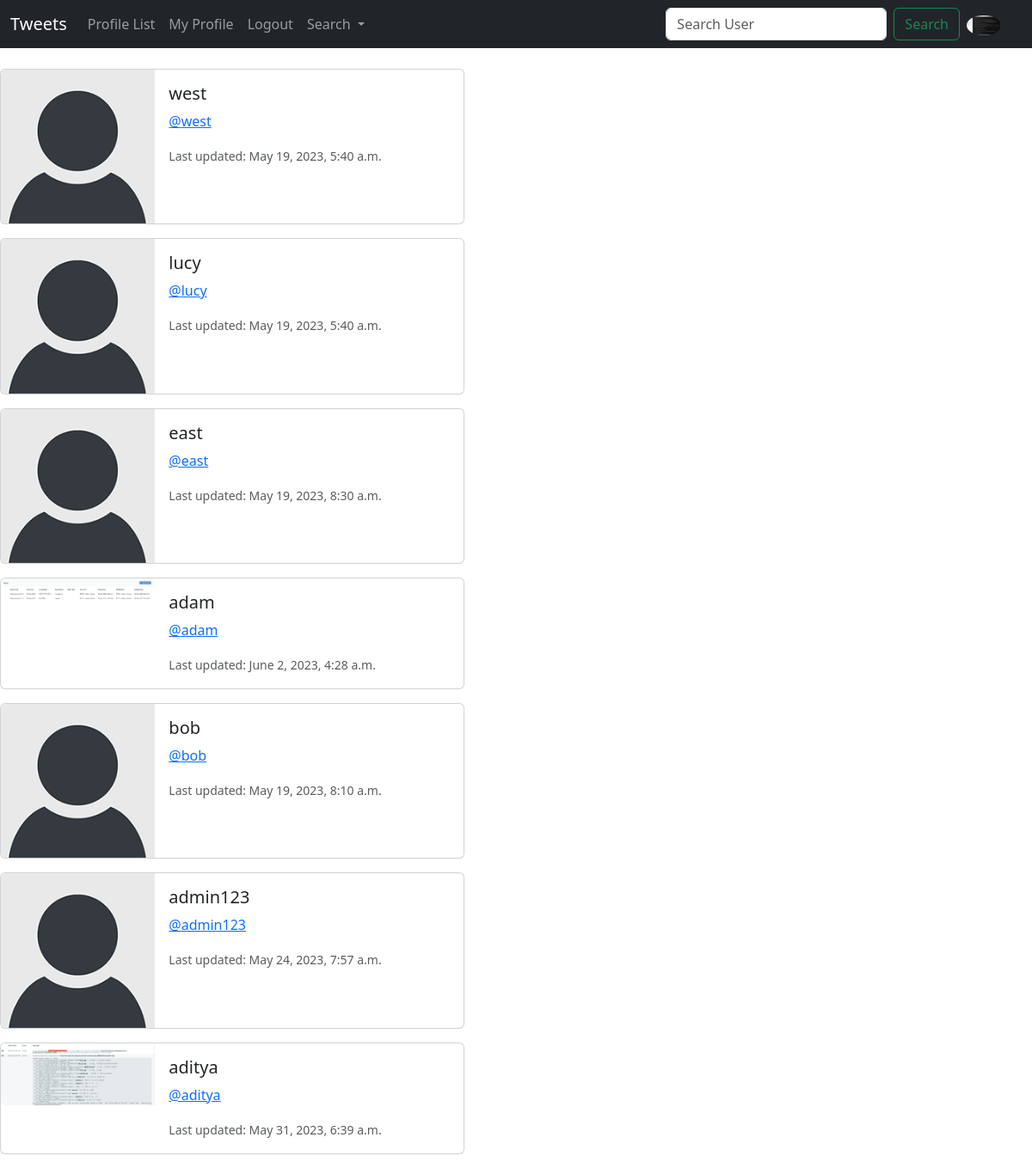
/profile_list/ (signed in), run on an earlier commit of the app's database.
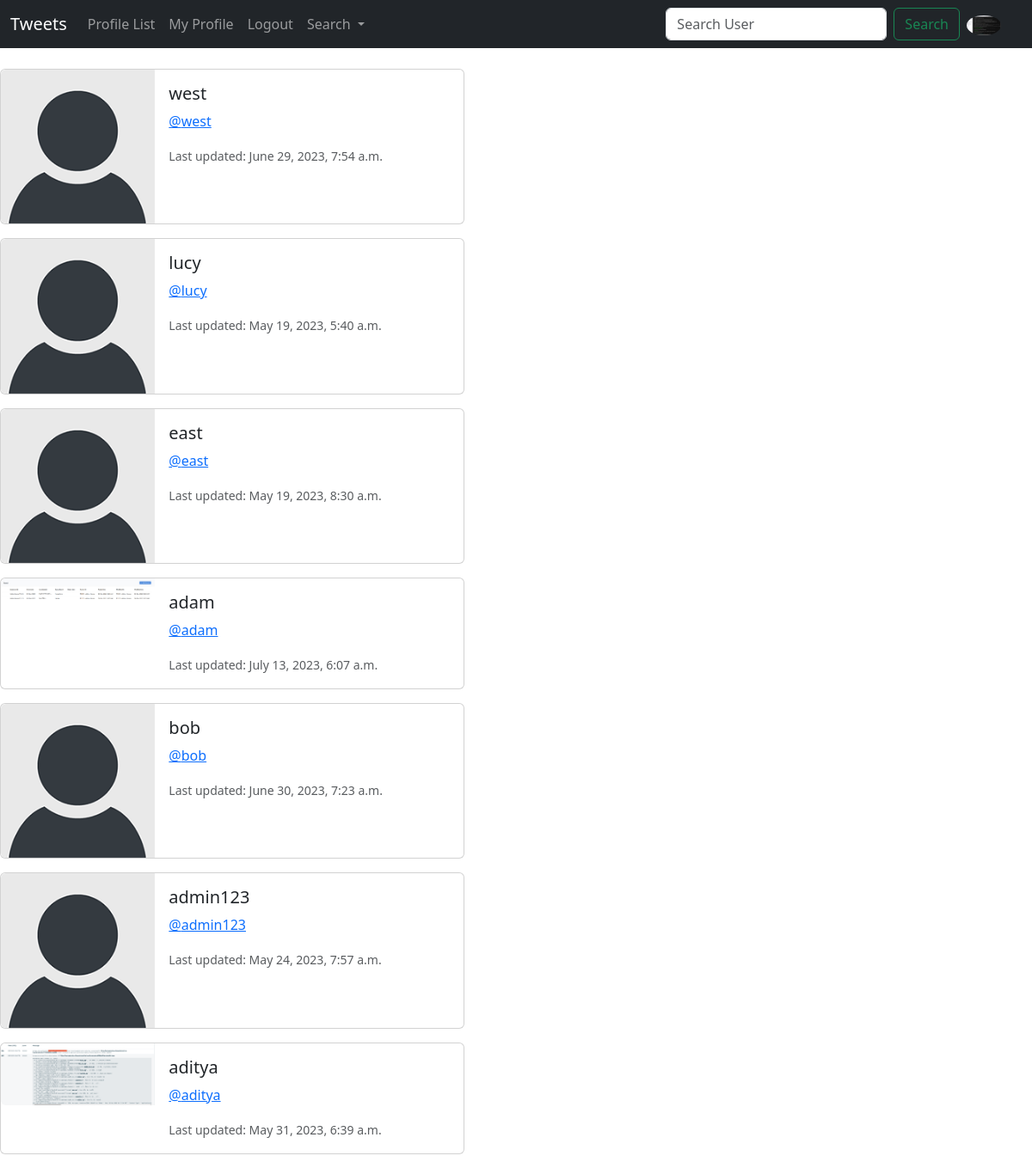
And on a later commit of the database.
### tweet/models.py (models this page shows, shortened)
class Profile(models.Model):
    user = models.OneToOneField(User, on_delete=models.CASCADE)
    follows = models.ManyToManyField(
        "self",
        related_name="followed_by",
        symmetrical=False,
        blank=True
    )
    date_modified = models.DateTimeField(User, auto_now=True)
    profile_image = models.ImageField(null=True, blank=True, upload_to='images/')
    profile_bio = models.CharField(null=True, blank=True, max_length=500)
    homepage_link = models.CharField(null=True, blank=True, max_length=100)
    facebook_link = models.CharField(null=True, blank=True, max_length=100)
    instagram_link = models.CharField(null=True, blank=True, max_length=100)
    linkedin_link = models.CharField(null=True, blank=True, max_length=100)

### tweet/views.py (the view)
# urls.py: path('profile_list/', views.profile_list, name='profile_list'),
def profile_list(request):
    if request.user.is_authenticated:
        profiles = Profile.objects.exclude(user=request.user)
        return render(request, 'tweet/profile_list.html', {'profiles': profiles})
    else:
        messages.warning(request, "You must be logged in to continue...")
        return redirect('home')

### templates/tweet/profile_list.html
{% extends 'base.html' %}
{% load static %}
{% block content %}
{% if profiles %}
{% for profile in profiles %}
<div class="card mb-3" style="max-width: 540px;">
    <div class="row g-0">
      <div class="col-md-4">
        {% if profile.profile_image %}
          <img src="{{profile.profile_image.url}}" alt="{{profile.user.username}}" width="200" height="200" class="img-fluid rounded-start">
        {% else %}
          <img src="{% static 'images/default_profile_pic.png' %}" class="img-fluid rounded-start" alt="Default profile pic">
        {% endif %}
      </div>
      <div class="col-md-8">
        <div class="card-body">
          <h5 class="card-title">{{profile.user.username}}</h5>
          <p class="card-text"><a href="{% url 'profile' profile.user.id %}">@{{profile.user.username}}</a></p>
          <p class="card-text"><small class="text-body-secondary">Last updated: {{profile.date_modified}}</small></p>
        </div>
      </div>
    </div>
  </div>
{% endfor %}
{% endif %}
{% endblock content %}

### templates/base.html (shortened to what this page needs)
<!doctype html>
<html lang="en">
  <head>
    <link href="https://cdn.jsdelivr.net/npm/bootstrap@5.3.0-alpha3/dist/css/bootstrap.min.css" rel="stylesheet"
>
    <link rel="stylesheet" href="https://cdn.jsdelivr.net/npm/bootstrap-icons@1.10.5/font/bootstrap-icons.css">
  </head>
  <body>
    {% include 'includes/navbar.html' %}
    <br>
    {% block content %}
    {% endblock content %}
  </body>
</html>

### templates/includes/navbar.html (shortened to what this page needs)
{% load static %}
<nav class="navbar navbar-expand-lg bg-dark navbar-dark">
    <div class="container-fluid">
      <a class="navbar-brand" href="{% url 'home' %}">Tweets</a>
      <div class="collapse navbar-collapse" id="navbarSupportedContent">
        <ul class="navbar-nav me-auto mb-2 mb-lg-0">
          <li class="nav-item">
            <a class="nav-link" href="{% url 'profile_list' %}">Profile List</a>
          </li>
          {% if request.user.is_authenticated %}
          <li class="nav-item">
            <a class="nav-link" href="{% url 'profile' request.user.id %}">My Profile</a>
          </li>
          <li class="nav-item">
            <a class="nav-link" href="{% url 'logout' %}">Logout</a>
          </li>
          {% endif %}
          <li class="nav-item dropdown">
            <a class="nav-link dropdown-toggle" href="#" id="navbarDropdown" role="button" data-bs-toggle="dropdown" aria-expanded="false">
              Search
            </a>
          </li>
        </ul>
        {% if '/profile_list/' in request.path or '/search_user/' in request.path %}
          <form method = "POST" class="d-flex" action="{% url 'search_user' %}">
            <input class="form-control me-2" type="search" placeholder="Search User" aria-label="Search" name="search">
            <button class="btn btn-outline-success" type="submit">Search</button>
          </form>
        {% else %}
          <form method = "POST" class="d-flex" action="{% url 'search' %}">
            {% csrf_token %}
            <input class="form-control me-2" type="search" placeholder="Search Tweet" aria-label="Search" name="search">
            <button class="btn btn-outline-success" type="submit">Search</button>
          </form>
        {% endif %}
        {% if user.is_authenticated %}
          <ul class="navbar-nav ml-auto">
            <li class="nav-link navbar-brand">
              <a href="{% url 'profile' request.user.id %}">
                {% if user.profile.profile_image %}
                <img src="{{user.profile.profile_image.url}}" alt="" class="rounded-circle" width=40>
                {% else %}
                <img src="{% static 'images/default_profile_pic.png' %}" alt="" class="rounded-circle" width=40>
                {% endif %}
              </a>
            </li>
          </ul>
        {% endif %}
      </div>
    </div>
  </nav>

What changed in the data, as far as the page shows it:
changed Profile "west": date_modified "May 19, 2023, 5:40 a.m." → "June 29, 2023, 7:54 a.m."
changed Profile "adam": date_modified "June 2, 2023, 4:28 a.m." → "July 13, 2023, 6:07 a.m."
changed Profile "bob": date_modified "May 19, 2023, 8:10 a.m." → "June 30, 2023, 7:23 a.m."
